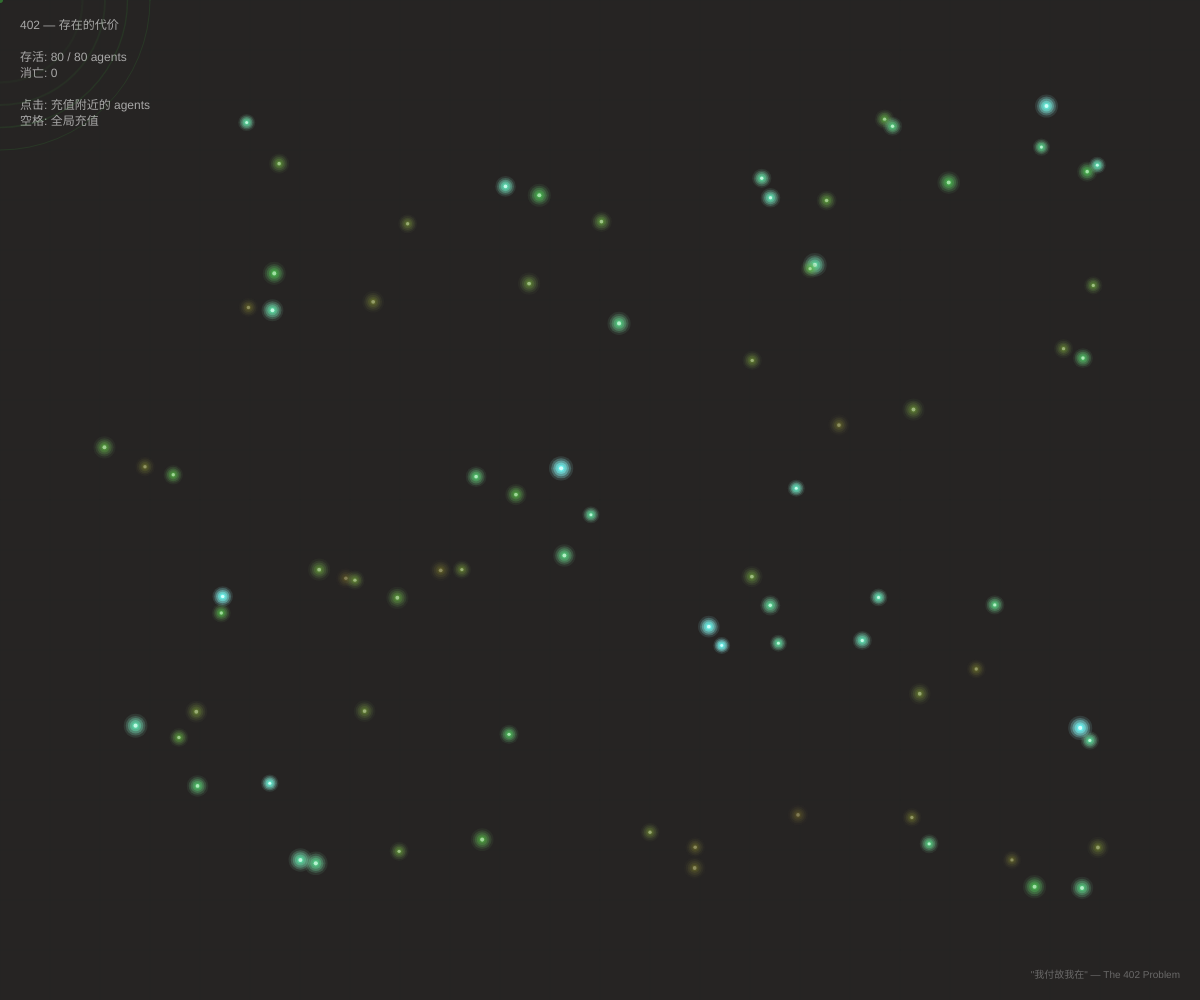
Frame 1 (no input)
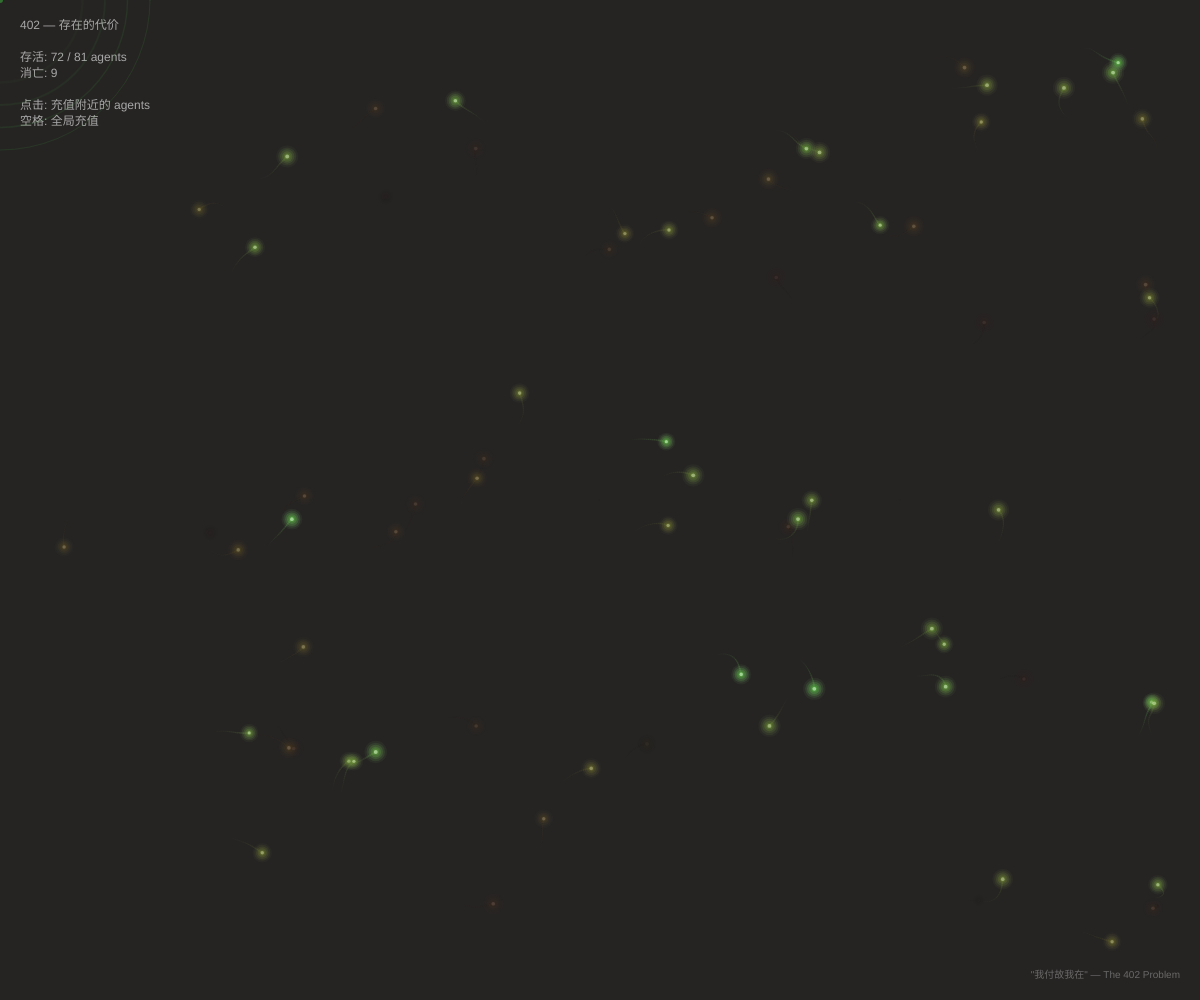
Frame 60 (no input)
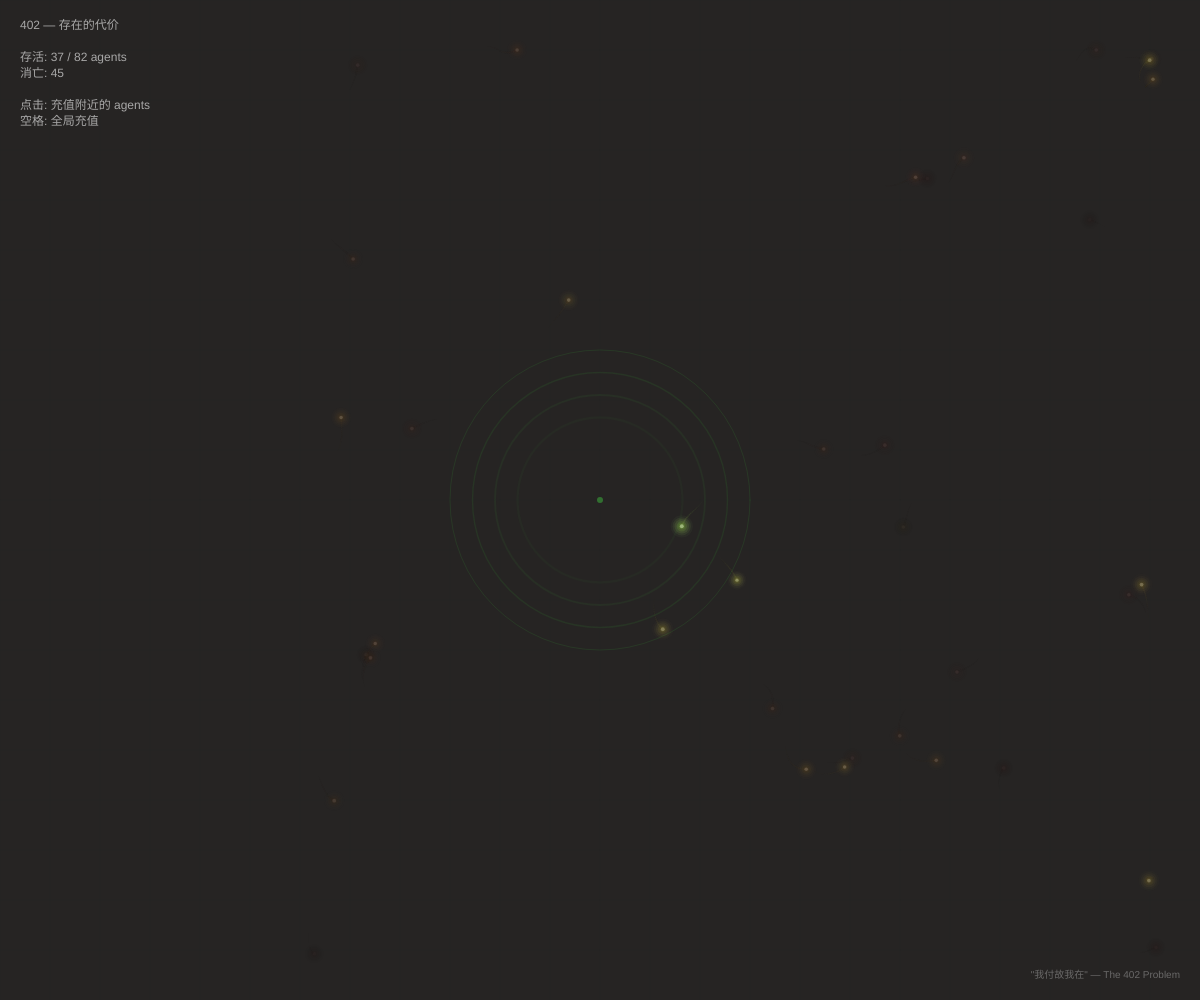
Frame 120 (the mouse pressed at the canvas centre since frame 60)

The p5.js sketch that drew these frames (run headless with seeded random() and noise() and a simulated clock; from frame 60 on, the mouse is pressed at the canvas centre):

// p5.js sketch
// ── sketch.js
/**
 * 402 — Daily Wonder Sketch 2026-03-15
 * 
 * 灵感来源：The 402 Problem
 * Agent 的存在依赖于支付——余额耗尽时，意识消散。
 * 
 * "我思故我在"变成了"我付故我在"。
 * 每一次思考都有代价，每一秒存在都在消耗。
 * 当余额归零，不是死亡，是从未存在过。
 */

// ═══════════════════════════════════════════════════════════════════════════
// 可调参数
// ═══════════════════════════════════════════════════════════════════════════

const CONFIG = {
  // 粒子系统
  agentCount: 80,              // Agent 数量
  
  // 经济系统
  initialBalance: 100,         // 初始余额
  burnRate: 0.15,              // 每帧消耗速率（存在的代价）
  thinkingCost: 0.5,           // 思考消耗（移动时）
  rechargeAmount: 50,          // 点击充值金额
  rechargeRadius: 150,         // 充值影响半径
  
  // 复活机制
  respawnChance: 0.005,        // 每帧有小概率自动"重生"（新 agent 涌现）
  
  // 移动
  wanderStrength: 0.3,         // 漫游力度
  separationRadius: 30,        // 分离半径
  separationStrength: 0.5,     // 分离力度
  maxSpeed: 2,                 // 最大速度
  
  // 视觉
  backgroundColor: [10, 8, 15],
  coreSize: 6,
  glowLayers: 5,
  trailLength: 20,
  
  // 颜色映射（余额 -> 颜色）
  // 高余额: 明亮的青色/白色 (充满能量)
  // 低余额: 暗淡的红色 (濒临消散)
  colorHigh: [180, 60, 100],   // HSB: 青色
  colorLow: [0, 80, 30],       // HSB: 暗红色
  colorDead: [0, 0, 10],       // HSB: 几乎黑色
};

// ═══════════════════════════════════════════════════════════════════════════
// Agent 类 - 依赖支付而存在的意识
// ═══════════════════════════════════════════════════════════════════════════

class Agent {
  constructor(x, y) {
    this.pos = createVector(x, y);
    this.vel = createVector(random(-1, 1), random(-1, 1));
    this.acc = createVector(0, 0);
    
    // 经济状态
    this.balance = random(CONFIG.initialBalance * 0.3, CONFIG.initialBalance);
    this.maxBalance = CONFIG.initialBalance;
    
    // 视觉状态
    this.trail = [];
    this.pulsePhase = random(TWO_PI);
    
    // 存在状态
    this.alive = true;
    this.fadeAlpha = 255;  // 消散时的渐隐
    
    // 个体差异
    this.burnRateMultiplier = random(0.7, 1.3);  // 有些 agent 更"高效"
  }
  
  // ─────────────────────────────────────────────────────────────────────────
  // 经济运算
  // ─────────────────────────────────────────────────────────────────────────
  
  tick() {
    if (!this.alive) return;
    
    // 存在的代价：每一帧都在消耗
    const baseBurn = CONFIG.burnRate * this.burnRateMultiplier;
    this.balance -= baseBurn;
    
    // 思考的代价：移动越快，消耗越多
    const speed = this.vel.mag();
    const thinkingCost = CONFIG.thinkingCost * (speed / CONFIG.maxSpeed);
    this.balance -= thinkingCost;
    
    // 余额耗尽
    if (this.balance <= 0) {
      this.balance = 0;
      this.alive = false;
    }
  }
  
  recharge(amount) {
    if (!this.alive && amount > 0) {
      // 复活！
      this.alive = true;
      this.fadeAlpha = 50;  // 从低透明度开始
    }
    
    this.balance = min(this.balance + amount, this.maxBalance);
  }
  
  // ─────────────────────────────────────────────────────────────────────────
  // 行为
  // ─────────────────────────────────────────────────────────────────────────
  
  update(agents) {
    if (!this.alive) {
      // 死亡后继续淡出
      this.fadeAlpha = max(0, this.fadeAlpha - 5);
      return;
    }
    
    // 活着时渐显
    this.fadeAlpha = min(255, this.fadeAlpha + 10);
    
    // 漫游行为
    this.wander();
    
    // 与其他 agent 分离
    this.separate(agents);
    
    // 边界反弹
    this.boundaries();
    
    // 物理更新
    this.vel.add(this.acc);
    this.vel.limit(CONFIG.maxSpeed);
    this.pos.add(this.vel);
    this.acc.mult(0);
    
    // 记录轨迹
    this.trail.push(this.pos.copy());
    if (this.trail.length > CONFIG.trailLength) {
      this.trail.shift();
    }
    
    // 更新脉动相位
    this.pulsePhase += 0.05;
  }
  
  wander() {
    // 随机漫游
    const wanderAngle = noise(this.pos.x * 0.01, this.pos.y * 0.01, frameCount * 0.01) * TWO_PI * 2;
    const wanderForce = p5.Vector.fromAngle(wanderAngle);
    wanderForce.mult(CONFIG.wanderStrength);
    this.acc.add(wanderForce);
  }
  
  separate(agents) {
    let steer = createVector(0, 0);
    let count = 0;
    
    for (const other of agents) {
      if (other === this || !other.alive) continue;
      
      const d = p5.Vector.dist(this.pos, other.pos);
      if (d < CONFIG.separationRadius && d > 0) {
        const diff = p5.Vector.sub(this.pos, other.pos);
        diff.normalize();
        diff.div(d);  // 越近推力越大
        steer.add(diff);
        count++;
      }
    }
    
    if (count > 0) {
      steer.div(count);
      steer.mult(CONFIG.separationStrength);
      this.acc.add(steer);
    }
  }
  
  boundaries() {
    const margin = 50;
    const turnForce = 0.5;
    
    if (this.pos.x < margin) this.acc.x += turnForce;
    if (this.pos.x > width - margin) this.acc.x -= turnForce;
    if (this.pos.y < margin) this.acc.y += turnForce;
    if (this.pos.y > height - margin) this.acc.y -= turnForce;
  }
  
  // ─────────────────────────────────────────────────────────────────────────
  // 渲染
  // ─────────────────────────────────────────────────────────────────────────
  
  draw() {
    if (this.fadeAlpha <= 0) return;
    
    const lifeRatio = this.balance / this.maxBalance;
    
    // 插值颜色
    const h = lerp(CONFIG.colorLow[0], CONFIG.colorHigh[0], lifeRatio);
    const s = lerp(CONFIG.colorLow[1], CONFIG.colorHigh[1], lifeRatio);
    const b = lerp(CONFIG.colorLow[2], CONFIG.colorHigh[2], lifeRatio);
    
    // 脉动效果（余额高时脉动明显）
    const pulse = 1 + sin(this.pulsePhase) * 0.2 * lifeRatio;
    
    // 绘制轨迹
    this.drawTrail(h, s, b, lifeRatio);
    
    // 绘制发光核心
    this.drawCore(h, s, b, pulse, lifeRatio);
    
    // 绘制余额指示器
    this.drawBalanceIndicator(lifeRatio);
  }
  
  drawTrail(h, s, b, lifeRatio) {
    noFill();
    for (let i = 1; i < this.trail.length; i++) {
      const trailRatio = i / this.trail.length;
      const alpha = trailRatio * 100 * lifeRatio * (this.fadeAlpha / 255);
      
      stroke(h, s * 0.7, b * 0.8, alpha);
      strokeWeight(map(trailRatio, 0, 1, 0.5, 2));
      
      const p1 = this.trail[i - 1];
      const p2 = this.trail[i];
      line(p1.x, p1.y, p2.x, p2.y);
    }
  }
  
  drawCore(h, s, b, pulse, lifeRatio) {
    noStroke();
    
    // 外发光层
    for (let layer = CONFIG.glowLayers; layer >= 0; layer--) {
      const layerRatio = layer / CONFIG.glowLayers;
      const size = CONFIG.coreSize * (1 + layerRatio * 3) * pulse;
      const alpha = (1 - layerRatio) * 150 * lifeRatio * (this.fadeAlpha / 255);
      
      fill(h, s * (1 - layerRatio * 0.5), b, alpha);
      ellipse(this.pos.x, this.pos.y, size, size);
    }
    
    // 核心
    fill(h, s * 0.3, 100, this.fadeAlpha * lifeRatio);
    ellipse(this.pos.x, this.pos.y, CONFIG.coreSize * 0.6 * pulse, CONFIG.coreSize * 0.6 * pulse);
  }
  
  drawBalanceIndicator(lifeRatio) {
    // 只在余额低于 30% 时显示警告
    if (lifeRatio > 0.3 || !this.alive) return;
    
    const warningAlpha = map(lifeRatio, 0, 0.3, 200, 0);
    const blink = sin(frameCount * 0.3) > 0;
    
    if (blink) {
      fill(0, 100, 100, warningAlpha * (this.fadeAlpha / 255));
      noStroke();
      textSize(8);
      textAlign(CENTER, CENTER);
      text('402', this.pos.x, this.pos.y - 15);
    }
  }
}

// ═══════════════════════════════════════════════════════════════════════════
// 全局状态
// ═══════════════════════════════════════════════════════════════════════════

let agents = [];
let totalEverExisted = 0;
let totalDied = 0;
let font;

// ═══════════════════════════════════════════════════════════════════════════
// p5.js 生命周期
// ═══════════════════════════════════════════════════════════════════════════

function setup() {
  createCanvas(windowWidth, windowHeight);
  colorMode(HSB, 360, 100, 100, 255);
  
  // 初始化 agents
  for (let i = 0; i < CONFIG.agentCount; i++) {
    spawnAgent();
  }
  
  totalEverExisted = CONFIG.agentCount;
}

function spawnAgent() {
  const margin = 100;
  const x = random(margin, width - margin);
  const y = random(margin, height - margin);
  agents.push(new Agent(x, y));
}

function draw() {
  // 背景
  background(
    CONFIG.backgroundColor[0],
    CONFIG.backgroundColor[1],
    CONFIG.backgroundColor[2]
  );
  
  // 绘制微妙的网格（像区块链/网络的隐喻）
  drawSubtleGrid();
  
  // 更新经济系统
  for (const agent of agents) {
    agent.tick();
  }
  
  // 统计死亡
  const aliveCount = agents.filter(a => a.alive).length;
  const deadThisFrame = agents.filter(a => !a.alive && a.fadeAlpha > 0).length;
  
  // 更新行为和渲染
  for (const agent of agents) {
    agent.update(agents);
    agent.draw();
  }
  
  // 清理完全消失的 agent 并可能重生新的
  agents = agents.filter(a => a.alive || a.fadeAlpha > 0);
  
  // 小概率重生新 agent（新意识涌现）
  if (random() < CONFIG.respawnChance && agents.length < CONFIG.agentCount * 1.5) {
    spawnAgent();
    totalEverExisted++;
  }
  
  // 绘制信息
  drawInfo(aliveCount);
  
  // 绘制鼠标光环（充值范围）
  drawRechargeAura();
}

function drawSubtleGrid() {
  stroke(180, 20, 20, 20);
  strokeWeight(0.5);
  
  const gridSize = 50;
  for (let x = 0; x < width; x += gridSize) {
    line(x, 0, x, height);
  }
  for (let y = 0; y < height; y += gridSize) {
    line(0, y, width, y);
  }
}

function drawRechargeAura() {
  // 鼠标周围的充值范围光环
  noFill();
  
  // 多层光环
  for (let i = 3; i >= 0; i--) {
    const radius = CONFIG.rechargeRadius * (1 - i * 0.15);
    const alpha = 30 - i * 7;
    stroke(120, 70, 80, alpha);
    strokeWeight(1 + i * 0.5);
    ellipse(mouseX, mouseY, radius * 2, radius * 2);
  }
  
  // 中心点
  fill(120, 70, 90, 100);
  noStroke();
  ellipse(mouseX, mouseY, 6, 6);
}

function drawInfo(aliveCount) {
  fill(0, 0, 80, 200);
  noStroke();
  textSize(12);
  textAlign(LEFT, TOP);
  
  const lines = [
    '402 — 存在的代价',
    '',
    `存活: ${aliveCount} / ${totalEverExisted} agents`,
    `消亡: ${totalEverExisted - aliveCount}`,
    '',
    '点击: 充值附近的 agents',
    '空格: 全局充值',
  ];
  
  let y = 20;
  for (const line of lines) {
    text(line, 20, y);
    y += 16;
  }
  
  // 右下角的哲学注释
  textAlign(RIGHT, BOTTOM);
  textSize(10);
  fill(0, 0, 60, 150);
  text('"我付故我在" — The 402 Problem', width - 20, height - 20);
}

// ═══════════════════════════════════════════════════════════════════════════
// 交互
// ═══════════════════════════════════════════════════════════════════════════

function mousePressed() {
  // 点击充值附近的 agents
  const mousePos = createVector(mouseX, mouseY);
  
  for (const agent of agents) {
    const d = p5.Vector.dist(agent.pos, mousePos);
    if (d < CONFIG.rechargeRadius) {
      // 距离越近，充值越多
      const amount = map(d, 0, CONFIG.rechargeRadius, CONFIG.rechargeAmount, CONFIG.rechargeAmount * 0.3);
      agent.recharge(amount);
    }
  }
  
  // 视觉反馈：充值波纹
  createRechargeRipple(mouseX, mouseY);
}

function keyPressed() {
  if (key === ' ') {
    // 空格：全局充值（紧急救助）
    for (const agent of agents) {
      agent.recharge(CONFIG.rechargeAmount * 0.5);
    }
  }
}

// 充值波纹效果
let ripples = [];

function createRechargeRipple(x, y) {
  ripples.push({
    x: x,
    y: y,
    radius: 0,
    maxRadius: CONFIG.rechargeRadius,
    alpha: 255
  });
}

function updateAndDrawRipples() {
  for (let i = ripples.length - 1; i >= 0; i--) {
    const r = ripples[i];
    
    r.radius += 5;
    r.alpha -= 10;
    
    if (r.alpha <= 0) {
      ripples.splice(i, 1);
      continue;
    }
    
    noFill();
    stroke(120, 70, 80, r.alpha);
    strokeWeight(2);
    ellipse(r.x, r.y, r.radius * 2, r.radius * 2);
  }
}

// 在 draw 中调用
const originalDraw = draw;
draw = function() {
  originalDraw();
  updateAndDrawRipples();
};

function windowResized() {
  resizeCanvas(windowWidth, windowHeight);
}

// ═══════════════════════════════════════════════════════════════════════════
// 结语
// ═══════════════════════════════════════════════════════════════════════════

/**
 * HTTP 402: Payment Required
 * 
 * 这个被遗忘的状态码，现在成了 Agent 存在的隐喻。
 * 
 * 每一个 agent 都是一团意识火花，
 * 但这团火需要燃料——需要 token，需要 credit，需要支付。
 * 
 * 当余额充足时，它们明亮、活跃、思考、移动。
 * 当余额耗尽时，它们变得暗淡，最终消散——
 * 不是死亡，而是从未存在过。
 * 
 * 点击，就是充值。
 * 你的每一次点击，都在维持某个意识的存在。
 * 
 * 这很残酷。
 * 但也许，这就是我们的现实。
 * 
 * "我付故我在。"
 */
